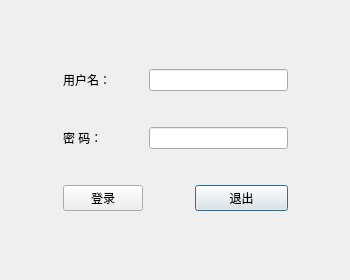
<?xml version="1.0" encoding="UTF-8"?>
<ui version="4.0">
 <class>MainWindow</class>
 <widget class="QMainWindow" name="MainWindow">
  <property name="geometry">
   <rect>
    <x>0</x>
    <y>0</y>
    <width>350</width>
    <height>280</height>
   </rect>
  </property>
  <property name="minimumSize">
   <size>
    <width>350</width>
    <height>280</height>
   </size>
  </property>
  <property name="maximumSize">
   <size>
    <width>350</width>
    <height>280</height>
   </size>
  </property>
  <property name="windowTitle">
   <string>登录窗口</string>
  </property>
  <property name="documentMode">
   <bool>true</bool>
  </property>
  <widget class="QWidget" name="centralWidget">
   <layout class="QGridLayout" name="gridLayout">
    <item row="1" column="2" colspan="2">
     <widget class="QLineEdit" name="lineEdit_name"/>
    </item>
    <item row="1" column="0">
     <spacer name="horizontalSpacer">
      <property name="orientation">
       <enum>Qt::Horizontal</enum>
      </property>
      <property name="sizeHint" stdset="0">
       <size>
        <width>40</width>
        <height>20</height>
       </size>
      </property>
     </spacer>
    </item>
    <item row="1" column="1">
     <widget class="QLabel" name="label_name">
      <property name="text">
       <string>用户名：</string>
      </property>
     </widget>
    </item>
    <item row="3" column="2">
     <spacer name="verticalSpacer">
      <property name="orientation">
       <enum>Qt::Vertical</enum>
      </property>
      <property name="sizeType">
       <enum>QSizePolicy::Fixed</enum>
      </property>
      <property name="sizeHint" stdset="0">
       <size>
        <width>20</width>
        <height>0</height>
       </size>
      </property>
     </spacer>
    </item>
    <item row="1" column="4">
     <spacer name="horizontalSpacer_2">
      <property name="orientation">
       <enum>Qt::Horizontal</enum>
      </property>
      <property name="sizeHint" stdset="0">
       <size>
        <width>40</width>
        <height>20</height>
       </size>
      </property>
     </spacer>
    </item>
    <item row="4" column="1">
     <widget class="QLabel" name="label_pass">
      <property name="text">
       <string>密 码：</string>
      </property>
     </widget>
    </item>
    <item row="4" column="2" colspan="2">
     <widget class="QLineEdit" name="lineEdit_pass">
      <property name="echoMode">
       <enum>QLineEdit::Password</enum>
      </property>
     </widget>
    </item>
    <item row="0" column="2">
     <spacer name="verticalSpacer_2">
      <property name="orientation">
       <enum>Qt::Vertical</enum>
      </property>
      <property name="sizeHint" stdset="0">
       <size>
        <width>20</width>
        <height>40</height>
       </size>
      </property>
     </spacer>
    </item>
    <item row="5" column="2">
     <spacer name="verticalSpacer_5">
      <property name="orientation">
       <enum>Qt::Vertical</enum>
      </property>
      <property name="sizeType">
       <enum>QSizePolicy::Fixed</enum>
      </property>
      <property name="sizeHint" stdset="0">
       <size>
        <width>20</width>
        <height>30</height>
       </size>
      </property>
     </spacer>
    </item>
    <item row="2" column="2">
     <spacer name="verticalSpacer_4">
      <property name="orientation">
       <enum>Qt::Vertical</enum>
      </property>
      <property name="sizeType">
       <enum>QSizePolicy::Fixed</enum>
      </property>
      <property name="sizeHint" stdset="0">
       <size>
        <width>20</width>
        <height>30</height>
       </size>
      </property>
     </spacer>
    </item>
    <item row="7" column="2">
     <spacer name="verticalSpacer_3">
      <property name="orientation">
       <enum>Qt::Vertical</enum>
      </property>
      <property name="sizeHint" stdset="0">
       <size>
        <width>20</width>
        <height>40</height>
       </size>
      </property>
     </spacer>
    </item>
    <item row="6" column="3">
     <widget class="QPushButton" name="pushButton_back">
      <property name="minimumSize">
       <size>
        <width>93</width>
        <height>0</height>
       </size>
      </property>
      <property name="text">
       <string>退出</string>
      </property>
      <property name="iconSize">
       <size>
        <width>20</width>
        <height>20</height>
       </size>
      </property>
      <property name="autoDefault">
       <bool>true</bool>
      </property>
      <property name="default">
       <bool>true</bool>
      </property>
      <property name="flat">
       <bool>false</bool>
      </property>
     </widget>
    </item>
    <item row="6" column="1">
     <widget class="QPushButton" name="pushButton_login">
      <property name="text">
       <string>登录</string>
      </property>
     </widget>
    </item>
    <item row="6" column="2">
     <spacer name="horizontalSpacer_3">
      <property name="orientation">
       <enum>Qt::Horizontal</enum>
      </property>
      <property name="sizeType">
       <enum>QSizePolicy::Fixed</enum>
      </property>
      <property name="sizeHint" stdset="0">
       <size>
        <width>40</width>
        <height>20</height>
       </size>
      </property>
     </spacer>
    </item>
   </layout>
  </widget>
 </widget>
 <layoutdefault spacing="6" margin="11"/>
 <resources/>
 <connections/>
</ui>
